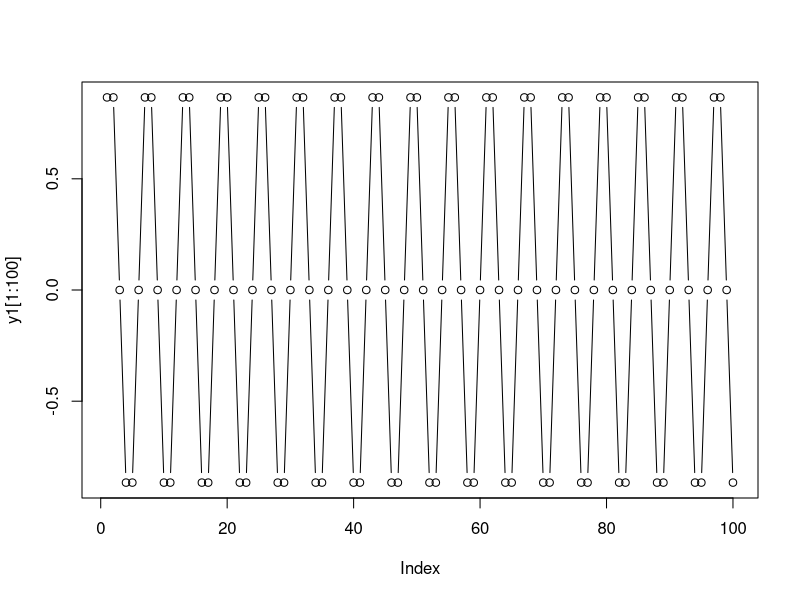
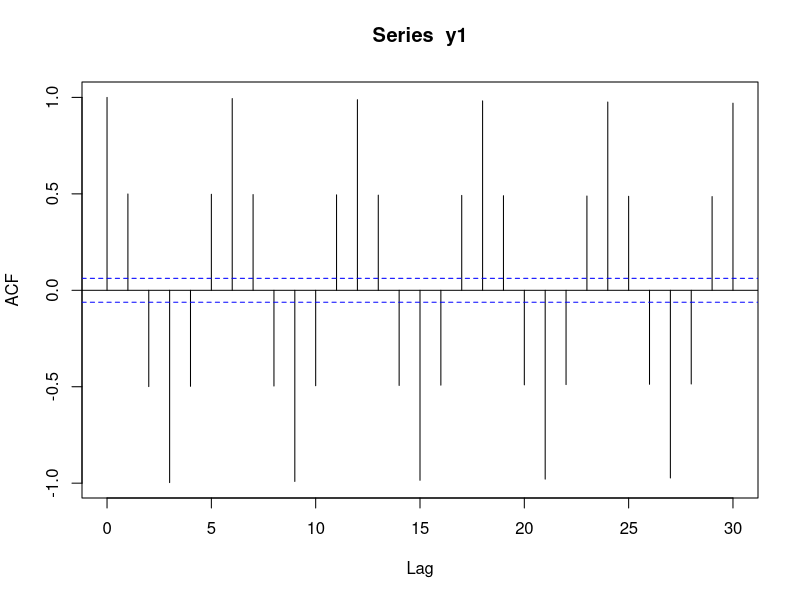
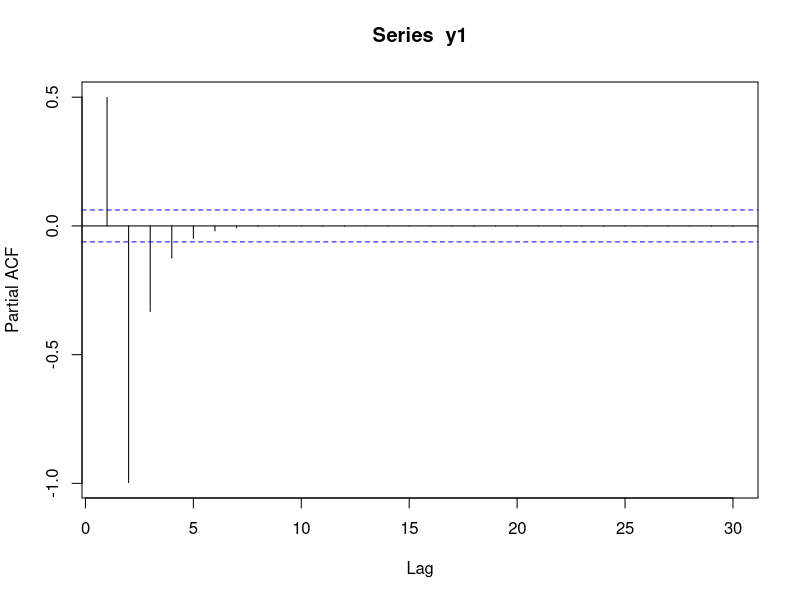
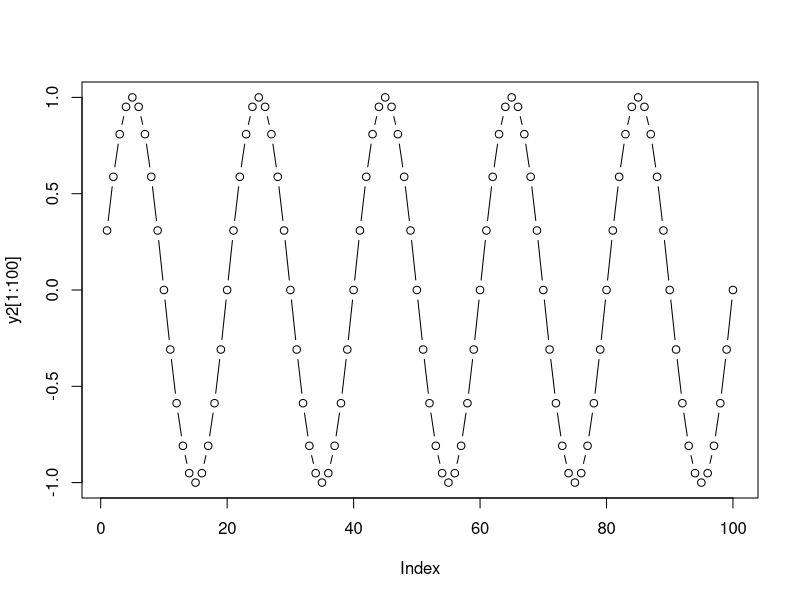
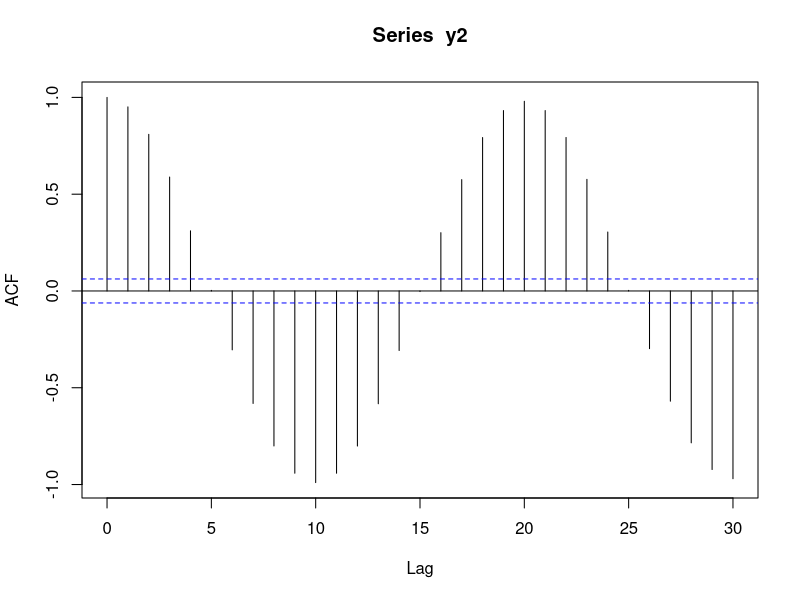
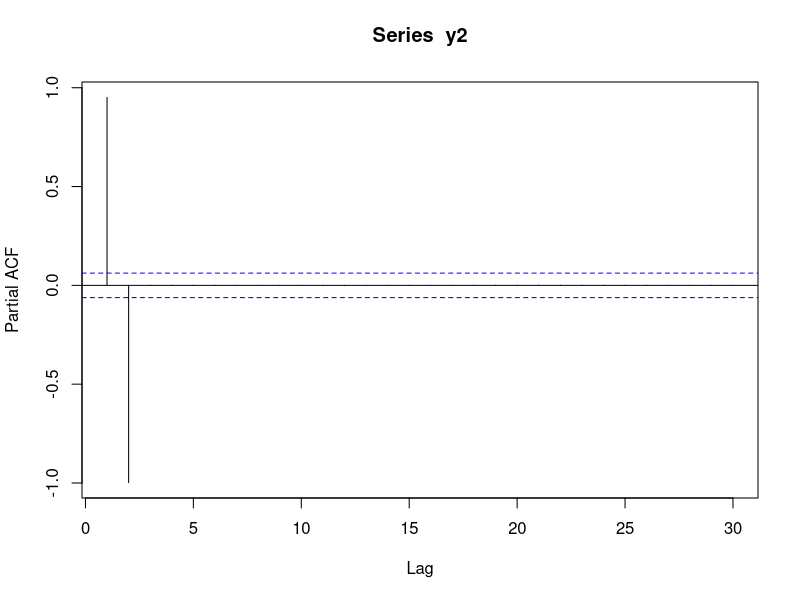
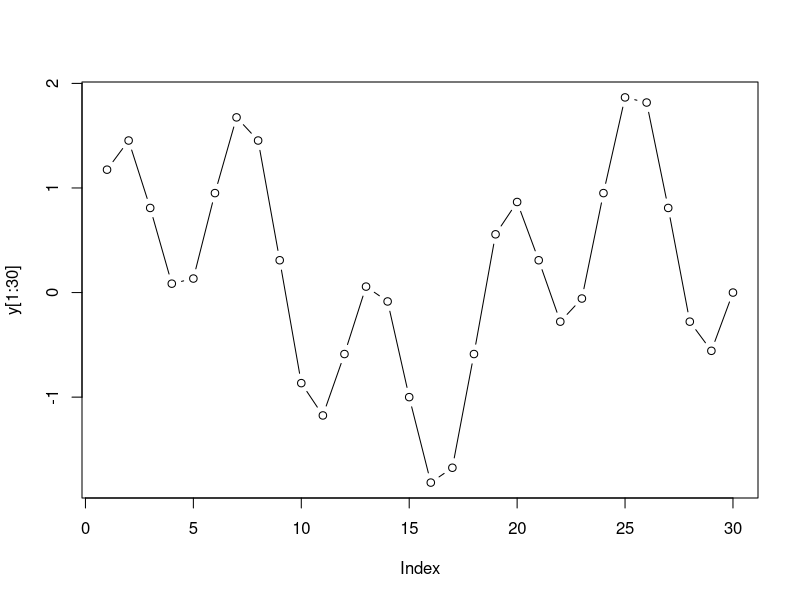
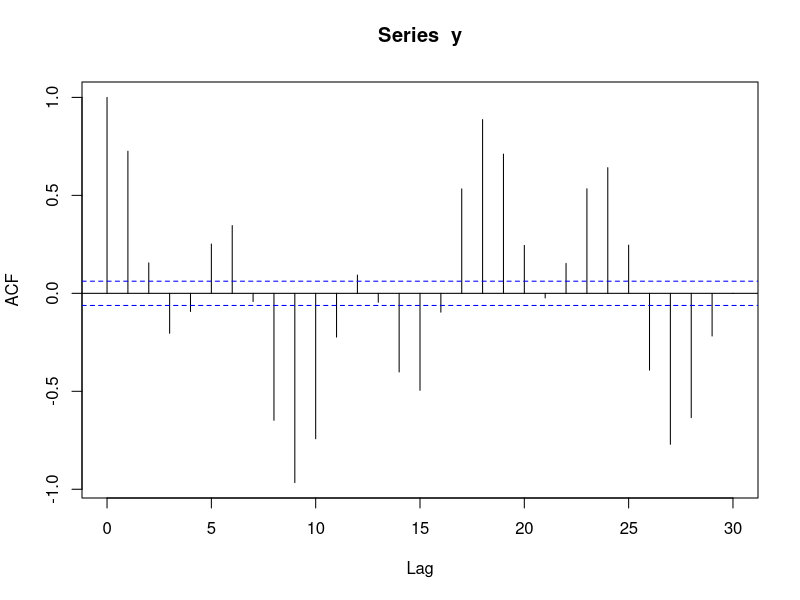

Write R code to recreate these figures, in order.
# ノイズのない周期が異なる正弦波
# sin波を生成
x<-1:1000
y1<- sin(x*pi/3)
y2<- sin(x*pi/10)

plot(y1[1:100],type="b")
acf(y1)
pacf(y1)

plot(y2[1:100],type="b")
acf(y2)
pacf(y2)

# y1とy2の和の系列
y <- y1+y2
plot(y[1:30],type="b")
acf(y)
pacf(y)

# 低ノイズがある周期が異なる正弦波
noise1 <- rnorm(100,sd=0.05)
noise2 <- rnorm(100,sd=0.05)

y1<-y1+noise1
y2<-y2+noise2
y <- y1+y2

plot(y1[1:100],type="b")
acf(y1,lag.max=30)
pacf(y1,lag.max=30)

plot(y2[1:100],type="b")
acf(y2,lag.max=30)
pacf(y2,lag.max=30)

plot(y[1:100],type="b")
acf(y,lag.max=30)
pacf(y,lag.max=30)

# 高ノイズがある周期が異なる正弦波
y1<- sin(x*pi/3)
y2<- sin(x*pi/10)
noise1 <- rnorm(100,sd=0.3)
noise2 <- rnorm(100,sd=0.3)

y1<-y1+noise1
y2<-y2+noise2
y <- y1+y2

plot(y1[1:100],type="b")
acf(y1,lag.max=30)
pacf(y1,lag.max=30)

plot(y2[1:100],type="b")
acf(y2,lag.max=30)
pacf(y2,lag.max=30)

plot(y[1:100],type="b")
acf(y,lag.max=30)
pacf(y,lag.max=30)

# 非定常なデータのacf,pacf
x<-1:100
plot(x)
acf(x,lag.ma=30)
pacf(x,lag.ma=30)